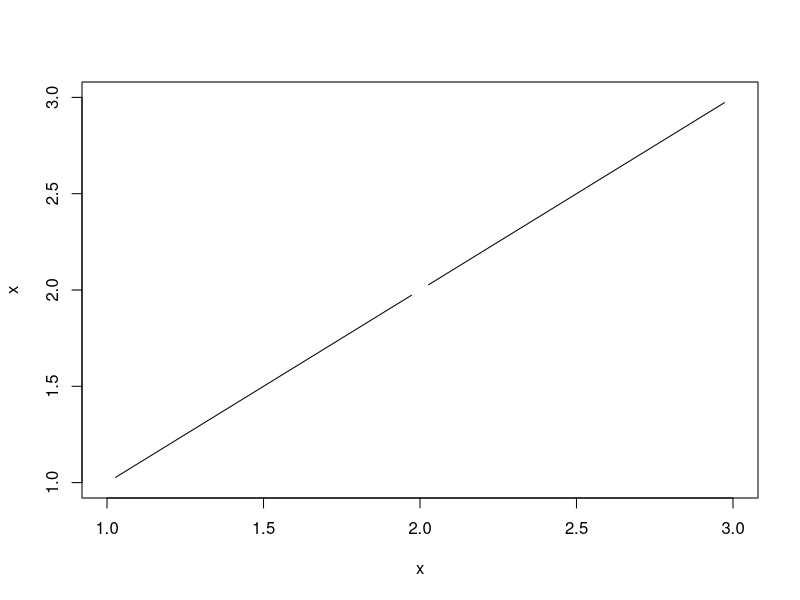

This figure's R source:
## ---- chunk 1

x<-c(1,2,3)
x

## ---- chunk 2

plot(x,x,type = "c")

